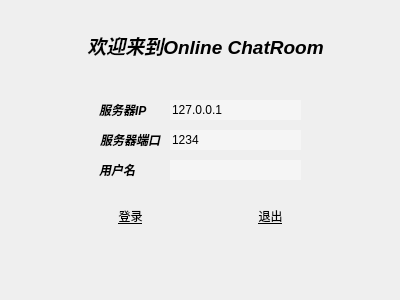
<?xml version="1.0" encoding="UTF-8"?>
<ui version="4.0">
 <class>log_in</class>
 <widget class="QDialog" name="log_in">
  <property name="geometry">
   <rect>
    <x>0</x>
    <y>0</y>
    <width>400</width>
    <height>300</height>
   </rect>
  </property>
  <property name="minimumSize">
   <size>
    <width>400</width>
    <height>300</height>
   </size>
  </property>
  <property name="maximumSize">
   <size>
    <width>400</width>
    <height>300</height>
   </size>
  </property>
  <property name="windowTitle">
   <string>Log in</string>
  </property>
  <property name="styleSheet">
   <string notr="true">#log_in
{
	image: url(:/backgroud/ATRI.jpg);
}</string>
  </property>
  <widget class="QPushButton" name="LoginButton">
   <property name="geometry">
    <rect>
     <x>100</x>
     <y>200</y>
     <width>61</width>
     <height>31</height>
    </rect>
   </property>
   <property name="autoFillBackground">
    <bool>false</bool>
   </property>
   <property name="styleSheet">
    <string notr="true">background-color: rgba(255, 255, 255, 50);
font: 700 9pt &quot;Microsoft YaHei UI&quot;;
text-decoration: underline;
</string>
   </property>
   <property name="text">
    <string>登录</string>
   </property>
   <property name="flat">
    <bool>true</bool>
   </property>
  </widget>
  <widget class="QPushButton" name="ExitButton">
   <property name="geometry">
    <rect>
     <x>240</x>
     <y>200</y>
     <width>61</width>
     <height>31</height>
    </rect>
   </property>
   <property name="styleSheet">
    <string notr="true">background-color: rgba(255, 255, 255, 50);
font: 700 9pt &quot;Microsoft YaHei UI&quot;;
text-decoration: underline;</string>
   </property>
   <property name="text">
    <string>退出</string>
   </property>
   <property name="flat">
    <bool>true</bool>
   </property>
  </widget>
  <widget class="QLabel" name="label_2">
   <property name="geometry">
    <rect>
     <x>99</x>
     <y>100</y>
     <width>71</width>
     <height>20</height>
    </rect>
   </property>
   <property name="styleSheet">
    <string notr="true">color: rgb(0, 0, 0);</string>
   </property>
   <property name="text">
    <string>&lt;html&gt;&lt;head/&gt;&lt;body&gt;&lt;p&gt;&lt;span style=&quot; font-weight:700; font-style:italic;&quot;&gt;服务器IP&lt;/span&gt;&lt;/p&gt;&lt;/body&gt;&lt;/html&gt;</string>
   </property>
  </widget>
  <widget class="QLineEdit" name="server_ip">
   <property name="geometry">
    <rect>
     <x>170</x>
     <y>100</y>
     <width>131</width>
     <height>20</height>
    </rect>
   </property>
   <property name="styleSheet">
    <string notr="true">background-color: rgba(255, 255, 255, 100);
color: rgb(0, 0, 0);</string>
   </property>
   <property name="text">
    <string>127.0.0.1</string>
   </property>
   <property name="frame">
    <bool>false</bool>
   </property>
  </widget>
  <widget class="QLineEdit" name="user_name">
   <property name="geometry">
    <rect>
     <x>170</x>
     <y>160</y>
     <width>131</width>
     <height>20</height>
    </rect>
   </property>
   <property name="styleSheet">
    <string notr="true">background-color: rgba(255, 255, 255, 100);
color: rgb(0, 0, 0);</string>
   </property>
   <property name="frame">
    <bool>false</bool>
   </property>
  </widget>
  <widget class="QLineEdit" name="server_port">
   <property name="geometry">
    <rect>
     <x>170</x>
     <y>130</y>
     <width>131</width>
     <height>20</height>
    </rect>
   </property>
   <property name="styleSheet">
    <string notr="true">background-color: rgba(255, 255, 255, 100);
color: rgb(0, 0, 0);</string>
   </property>
   <property name="text">
    <string>1234</string>
   </property>
   <property name="frame">
    <bool>false</bool>
   </property>
  </widget>
  <widget class="QLabel" name="label_5">
   <property name="geometry">
    <rect>
     <x>80</x>
     <y>0</y>
     <width>251</width>
     <height>91</height>
    </rect>
   </property>
   <property name="text">
    <string>&lt;html&gt;&lt;head/&gt;&lt;body&gt;&lt;p align=&quot;center&quot;&gt;&lt;span style=&quot; font-size:14pt; font-weight:700; font-style:italic;&quot;&gt;欢迎来到Online ChatRoom&lt;/span&gt;&lt;/p&gt;&lt;/body&gt;&lt;/html&gt;</string>
   </property>
  </widget>
  <widget class="QLabel" name="label_3">
   <property name="geometry">
    <rect>
     <x>100</x>
     <y>130</y>
     <width>71</width>
     <height>20</height>
    </rect>
   </property>
   <property name="styleSheet">
    <string notr="true">color: rgb(0, 0, 0);</string>
   </property>
   <property name="text">
    <string>&lt;html&gt;&lt;head/&gt;&lt;body&gt;&lt;p&gt;&lt;span style=&quot; font-weight:700; font-style:italic;&quot;&gt;服务器端口&lt;/span&gt;&lt;/p&gt;&lt;/body&gt;&lt;/html&gt;</string>
   </property>
  </widget>
  <widget class="QLabel" name="label_4">
   <property name="geometry">
    <rect>
     <x>99</x>
     <y>160</y>
     <width>71</width>
     <height>20</height>
    </rect>
   </property>
   <property name="styleSheet">
    <string notr="true">color: rgb(0, 0, 0);</string>
   </property>
   <property name="text">
    <string>&lt;html&gt;&lt;head/&gt;&lt;body&gt;&lt;p&gt;&lt;span style=&quot; font-weight:700; font-style:italic;&quot;&gt;用户名&lt;/span&gt;&lt;/p&gt;&lt;/body&gt;&lt;/html&gt;</string>
   </property>
  </widget>
  <zorder>label_5</zorder>
  <zorder>LoginButton</zorder>
  <zorder>ExitButton</zorder>
  <zorder>label_2</zorder>
  <zorder>server_ip</zorder>
  <zorder>user_name</zorder>
  <zorder>server_port</zorder>
  <zorder>label_3</zorder>
  <zorder>label_4</zorder>
 </widget>
 <resources/>
 <connections>
  <connection>
   <sender>ExitButton</sender>
   <signal>clicked()</signal>
   <receiver>log_in</receiver>
   <slot>reject()</slot>
   <hints>
    <hint type="sourcelabel">
     <x>280</x>
     <y>235</y>
    </hint>
    <hint type="destinationlabel">
     <x>227</x>
     <y>163</y>
    </hint>
   </hints>
  </connection>
 </connections>
</ui>
